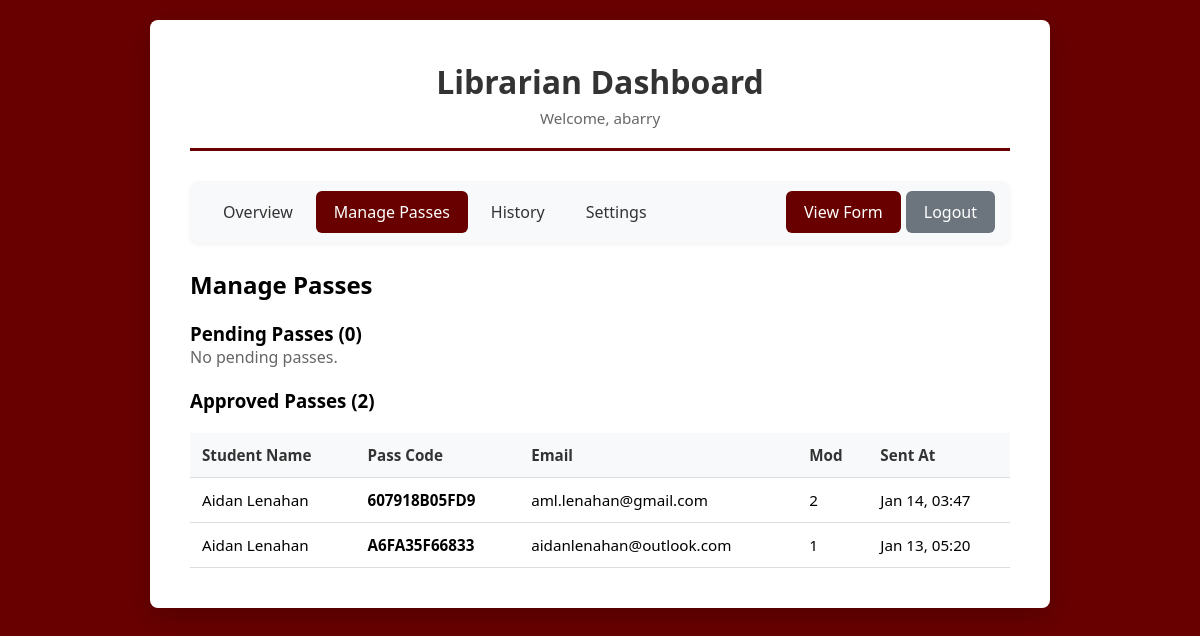
/dashboard.php?action=passes (signed in), run on the app's committed database.
### tables this page shows
CREATE TABLE `passes_current` (
  `id` int NOT NULL,
  `first_name` varchar(50) NOT NULL,
  `last_name` varchar(50) NOT NULL,
  `email` varchar(100) NOT NULL,
  `teacher_name` varchar(100) NOT NULL,
  `mod` int NOT NULL,
  `activities` text NOT NULL,
  `agreement_checked` tinyint(1) DEFAULT '0',
  `status` enum('pending','approved','rejected') DEFAULT 'pending',
  `pass_code` varchar(20) DEFAULT NULL,
  `sent_at` timestamp NULL DEFAULT NULL,
  `created_at` timestamp NULL DEFAULT CURRENT_TIMESTAMP,
  `updated_at` timestamp NULL DEFAULT CURRENT_TIMESTAMP ON UPDATE CURRENT_TIMESTAMP
);

### dashboard.php (the view, shortened to what this page needs)
<?php
require_once 'includes/config.php';
$librarian = $_SESSION['librarian_username'];
$action = $_GET['action'] ?? 'overview';
$settings = getSettings($pdo);
if (!$settings['auto_approval']) {
    try {
        $pdo->exec("
            UPDATE passes_current
            SET status = 'rejected'
            WHERE status = 'pending'
            AND DATE(created_at) < CURDATE()
        ");
    } catch (Exception $e) {
        error_log("Error auto-rejecting old pending passes: " . $e->getMessage());
    }
}
$currentPassesStmt = $pdo->query("
    SELECT * FROM passes_current
    ORDER BY created_at DESC
    LIMIT 100
");
$currentPasses = $currentPassesStmt->fetchAll();
$countStmt = $pdo->query("
    SELECT
        status,
        COUNT(*) as count
    FROM passes_current
    GROUP BY status
");
$statusCounts = [];
while ($row = $countStmt->fetch()) {
    $statusCounts[$row['status']] = $row['count'];
}
?>
<!DOCTYPE html>
<html lang="en">
<head>
    <link rel="stylesheet" href="css/style.css">
</head>
<body>
    <div class="container">
        <div class="header">
            <h1>Librarian Dashboard</h1>
            <p>Welcome, <?php echo htmlspecialchars($librarian); ?></p>
        </div>
        <nav style="background: #f8f9fa; border-radius: 8px; padding: 10px 15px; margin-bottom: 25px; display: flex; align-items: center; gap: 5px; box-shadow: 0 2px 4px rgba(0,0,0,0.05);">
            <a href="?action=overview" style="padding: 10px 18px; text-decoration: none; color: #333; border-radius: 6px; transition: all 0.2s; <?php echo ($action === 'overview' || empty($action)) ? 'background: #690000; color: white; font-weight: 500;' : 'background: transparent;'; ?>" onmouseover="if(this.style.background !== 'rgb(105, 0, 0)') this.style.background='#e9ecef'" onmouseout="if(this.style.background !== 'rgb(105, 0, 0)') this.style.background='transparent'">Overview</a>
            <a href="?action=passes" style="padding: 10px 18px; text-decoration: none; color: #333; border-radius: 6px; transition: all 0.2s; <?php echo $action === 'passes' ? 'background: #690000; color: white; font-weight: 500;' : 'background: transparent;'; ?>" onmouseover="if(this.style.background !== 'rgb(105, 0, 0)') this.style.background='#e9ecef'" onmouseout="if(this.style.background !== 'rgb(105, 0, 0)') this.style.background='transparent'">Manage Passes</a>
            <a href="?action=history" style="padding: 10px 18px; text-decoration: none; color: #333; border-radius: 6px; transition: all 0.2s; <?php echo $action === 'history' ? 'background: #690000; color: white; font-weight: 500;' : 'background: transparent;'; ?>" onmouseover="if(this.style.background !== 'rgb(105, 0, 0)') this.style.background='#e9ecef'" onmouseout="if(this.style.background !== 'rgb(105, 0, 0)') this.style.background='transparent'">History</a>
            <a href="?action=settings" style="padding: 10px 18px; text-decoration: none; color: #333; border-radius: 6px; transition: all 0.2s; <?php echo $action === 'settings' ? 'background: #690000; color: white; font-weight: 500;' : 'background: transparent;'; ?>" onmouseover="if(this.style.background !== 'rgb(105, 0, 0)') this.style.background='#e9ecef'" onmouseout="if(this.style.background !== 'rgb(105, 0, 0)') this.style.background='transparent'">Settings</a>
            <a href="form.php" style="padding: 10px 18px; text-decoration: none; background: #690000; color: white; border-radius: 6px; transition: all 0.2s;" target="_blank" onmouseover="this.style.background='#5e0000ff'" onmouseout="this.style.background='#690000'">View Form</a>
            <a href="logout.php" style="padding: 10px 18px; text-decoration: none; background: #6c757d; color: white; border-radius: 6px; transition: all 0.2s;" onmouseover="this.style.background='#5a6268'" onmouseout="this.style.background='#6c757d'">Logout</a>
        </nav>
        <?php if ($action === 'overview' || empty($action)): ?>
            <h2 style="margin-bottom: 20px;">Today's Summary</h2>
            <div class="dashboard-grid">
                <div class="card">
                    <h3>Pending Passes</h3>
                    <div class="card-value"><?php echo $statusCounts['pending'] ?? 0; ?></div>
                    <p>Awaiting approval</p>
                </div>
                <div class="card">
                    <h3>Approved Passes</h3>
                    <div class="card-value"><?php echo $statusCounts['approved'] ?? 0; ?></div>
                    <p>Sent to students</p>
                </div>
                <div class="card">
                    <h3>Rejected Passes</h3>
                    <div class="card-value"><?php echo $statusCounts['rejected'] ?? 0; ?></div>
                    <p>Not approved</p>
                </div>
                <div class="card" style="position: relative;">
                    <h3>Form Status
                        <button onclick="document.getElementById('statusOverrideModal').style.display='block'"
                                style="border: none; background: none; cursor: pointer; font-size: 0.9em; color: #666; padding: 0 5px;"
                                title="Override Settings">⚙️</button>
                    </h3>
                    <div class="card-value"><?php echo isFormOpen($pdo) ? 'OPEN' : 'CLOSED'; ?></div>
                    <p>
                        <?php if ($settings['form_status_override']): ?>
                            <span style="color: #856404; font-weight: bold;">⚠️ Manual Override</span>
                        <?php else: ?>
                            <?php echo $settings['form_open_time'] . ' - ' . $settings['form_close_time']; ?>
                        <?php endif; ?>
                    </p>
                </div>
            </div>
            <h2 style="margin-top: 40px; margin-bottom: 20px;">Recent Submissions</h2>
            <table>
                <thead>
                    <tr>
                        <th>Student Name</th>
                        <th>Email</th>
                        <th>Mod</th>
                        <th>Teacher</th>
                        <th>Status</th>
                        <th>Submitted</th>
                        <th>Actions</th>
                    </tr>
                </thead>
                <tbody>
                    <?php
                    $recentLimit = $settings['recent_entries_limit'] ?? 10;
                    foreach (array_slice($currentPasses, 0, $recentLimit) as $pass):
                    ?>
                        <tr>
                            <td><?php echo htmlspecialchars($pass['first_name'] . ' ' . $pass['last_name']); ?></td>
                            <td><?php echo htmlspecialchars($pass['email']); ?></td>
                            <td><?php echo $pass['mod']; ?></td>
                            <td><?php echo htmlspecialchars($pass['teacher_name']); ?></td>
                            <td>
                                <span style="padding: 5px 10px; border-radius: 3px;
                                    <?php
                                    if ($pass['status'] === 'approved') echo 'background: #d4edda; color: #155724;';
                                    elseif ($pass['status'] === 'pending') echo 'background: #fff3cd; color: #856404;';
                                    else echo 'background: #f8d7da; color: #721c24;';
                                    ?>
                                ">
                                    <?php echo ucfirst($pass['status']); ?>
                                </span>
                            </td>
                            <td><?php echo date('M d, H:i', strtotime($pass['created_at'])); ?></td>
                            <td>
                                <?php if ($pass['status'] === 'pending'): ?>
                                    <form method="POST" action="" style="display: inline;">
                                        <input type="hidden" name="action" value="approve_passes">
                                        <input type="hidden" name="pass_ids[]" value="<?php echo $pass['id']; ?>">
                                        <button type="submit" class="btn btn-success" style="padding: 5px 10px; font-size: 0.85em;">Approve</button>
                                    </form>
                                <?php endif; ?>
                            </td>
                        </tr>
                    <?php endforeach; ?>
                </tbody>
            </table>
        <?php elseif ($action === 'passes'): ?>
            <h2 style="margin-bottom: 20px;">Manage Passes</h2>
            <div style="margin-bottom: 20px;">
                <h3>Pending Passes (<?php echo $statusCounts['pending'] ?? 0; ?>)</h3>
                <?php
                $pendingPasses = array_filter($currentPasses, function($p) { return $p['status'] === 'pending'; });
                if (empty($pendingPasses)):
                ?>
                    <p style="color: #666;">No pending passes.</p>
                <?php endif; ?>
            </div>
            <div>
                <h3>Approved Passes (<?php echo $statusCounts['approved'] ?? 0; ?>)</h3>
                <?php
                $approvedPasses = array_filter($currentPasses, function($p) { return $p['status'] === 'approved'; });
                if (empty($approvedPasses)):
                ?>
                    <p style="color: #666;">No approved passes.</p>
                <?php else: ?>
                    <table>
                        <thead>
                            <tr>
                                <th>Student Name</th>
                                <th>Pass Code</th>
                                <th>Email</th>
                                <th>Mod</th>
                                <th>Sent At</th>
                            </tr>
                        </thead>
                        <tbody>
                            <?php foreach ($approvedPasses as $pass): ?>
                                <tr>
                                    <td><?php echo htmlspecialchars($pass['first_name'] . ' ' . $pass['last_name']); ?></td>
                                    <td><strong><?php echo htmlspecialchars($pass['pass_code']); ?></strong></td>
                                    <td><?php echo htmlspecialchars($pass['email']); ?></td>
                                    <td><?php echo $pass['mod']; ?></td>
                                    <td><?php echo $pass['sent_at'] ? date('M d, H:i', strtotime($pass['sent_at'])) : 'N/A'; ?></td>
                                </tr>
                            <?php endforeach; ?>
                        </tbody>
                    </table>
                <?php endif; ?>
            </div>
        <?php endif; ?>
    </div>
</body>
</html>

### css/style.css (style rules this page uses)
* { margin: 0; padding: 0; box-sizing: border-box; }
body { font-family: 'Segoe UI', Tahoma, Geneva, Verdana, sans-serif; background: #690000; min-height: 100vh; padding: 20px; }
.container { max-width: 900px; margin: 0 auto; background: white; border-radius: 8px; box-shadow: 0 10px 30px rgba(0, 0, 0, 0.2); padding: 40px; }
.header { text-align: center; margin-bottom: 30px; border-bottom: 3px solid #690000; padding-bottom: 20px; }
.header h1 { color: #333; font-size: 2em; margin-bottom: 5px; }
.header p { color: #666; font-size: 0.95em; }
table { width: 100%; border-collapse: collapse; margin-top: 20px; font-size: 0.95em; }
th, td { padding: 12px; text-align: left; border-bottom: 1px solid #ddd; }
th { background: #f8f9fa; font-weight: 600; color: #333; }

### data on the page
passes_current: first_name+last_name "Aidan Lenahan", pass_code "607918B05FD9", email "aml.lenahan@gmail.com", mod "2", sent_at "Jan 14, 03:47"
passes_current: first_name+last_name "Aidan Lenahan", pass_code "A6FA35F66833", email "aidanlenahan@outlook.com", mod "1", sent_at "Jan 13, 05:20"

### other printed values
$librarian "abarry"
$statusCounts['pending'] "0"
$statusCounts['approved'] "2"
